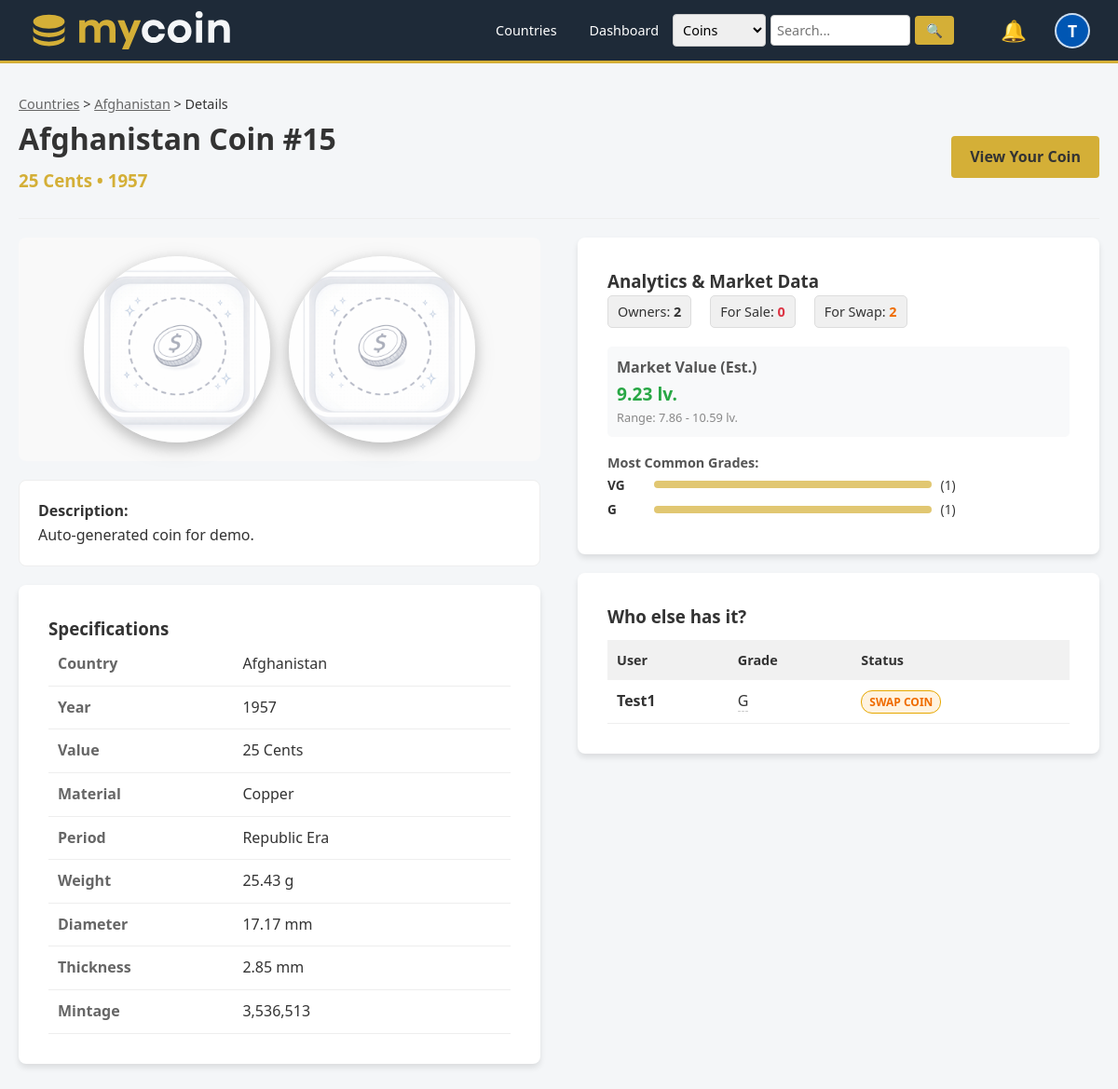
Screenshot of /catalog_coin.php?id=51 (signed in) with the database file from the repository.
### tables this page shows
CREATE TABLE IF NOT EXISTS users (
    id INT AUTO_INCREMENT PRIMARY KEY,
    username VARCHAR(50) NOT NULL UNIQUE,
    email VARCHAR(100) NOT NULL UNIQUE,
    password VARCHAR(255) NOT NULL,
    
    profile_image VARCHAR(255) DEFAULT NULL,
    bio TEXT DEFAULT NULL,
    location VARCHAR(100) DEFAULT NULL, 
    last_login TIMESTAMP NULL DEFAULT NULL,
    
    is_verified TINYINT(1) DEFAULT 0,
    role ENUM('user', 'admin') DEFAULT 'user',
    created_at TIMESTAMP DEFAULT CURRENT_TIMESTAMP
);

CREATE TABLE IF NOT EXISTS catalog_coins (
    id INT AUTO_INCREMENT PRIMARY KEY,
    country_id INT NOT NULL,
    title VARCHAR(255) NOT NULL, 
    denomination VARCHAR(50), 
    year INT,
    period VARCHAR(100),
    material VARCHAR(100),
    description TEXT,
    
    weight DECIMAL(10, 2) DEFAULT NULL,
    diameter DECIMAL(10, 2) DEFAULT NULL, 
    thickness DECIMAL(10, 2) DEFAULT NULL, 
    shape VARCHAR(50) DEFAULT 'Round',
    mintage INT DEFAULT NULL,
    
    catalog_image_front VARCHAR(255),
    catalog_image_back VARCHAR(255),
    
    created_by_user_id INT, 
    is_approved TINYINT(1) DEFAULT 0,
    
    created_at TIMESTAMP DEFAULT CURRENT_TIMESTAMP,
    FOREIGN KEY (country_id) REFERENCES countries(id),
    FOREIGN KEY (created_by_user_id) REFERENCES users(id)
);

CREATE TABLE IF NOT EXISTS countries (
    id INT AUTO_INCREMENT PRIMARY KEY,
    name VARCHAR(100) NOT NULL,
    iso_code_2 VARCHAR(2) NOT NULL,
    iso_code_3 VARCHAR(3) NOT NULL,
    continent ENUM('Africa', 'Antarctica', 'Asia', 'Europe', 'North America', 'Oceania', 'South America', 'Unknown') DEFAULT 'Unknown',
    flag_image VARCHAR(255) DEFAULT NULL,
    
    is_historical TINYINT(1) DEFAULT 0
);

CREATE TABLE IF NOT EXISTS user_coins (
    id INT AUTO_INCREMENT PRIMARY KEY,
    user_id INT NOT NULL,
    catalog_coin_id INT NOT NULL, 
    
    grade VARCHAR(50), 
    status ENUM('collection', 'swap', 'sell', 'wishlist') DEFAULT 'collection',
    
    price DECIMAL(10,2) DEFAULT 0.00,
    purchase_price DECIMAL(10,2) DEFAULT NULL, 
    purchase_date DATE DEFAULT NULL, 
    purchase_location VARCHAR(100) DEFAULT NULL,
    
    is_favorite TINYINT(1) DEFAULT 0,
    
    is_locked TINYINT(1) DEFAULT 0,
    
    private_notes TEXT,
    own_image_front VARCHAR(255),
    own_image_back VARCHAR(255),
    
    added_at TIMESTAMP DEFAULT CURRENT_TIMESTAMP,
    FOREIGN KEY (user_id) REFERENCES users(id) ON DELETE CASCADE,
    FOREIGN KEY (catalog_coin_id) REFERENCES catalog_coins(id) ON DELETE CASCADE
);

### catalog_coin.php (the view, shortened to what the rows shown need)
<?php
require 'config/db.php';
$coin_id = isset($_GET['id']) ? (int)$_GET['id'] : 0;
$user_id = isset($_SESSION['user_id']) ? $_SESSION['user_id'] : 0;
$stmt = $pdo->prepare("
    SELECT cc.*, c.name as country_name, c.flag_image, c.id as country_id
    FROM catalog_coins cc
    JOIN countries c ON cc.country_id = c.id
    WHERE cc.id = ? AND cc.is_approved = 1
");
$stmt->execute([$coin_id]);
$coin = $stmt->fetch();
$stmtUsers = $pdo->prepare("
    SELECT uc.id as user_coin_id, uc.grade, uc.status, uc.added_at, u.username, u.profile_image, u.id as owner_id
    FROM user_coins uc
    JOIN users u ON uc.user_id = u.id
    WHERE uc.catalog_coin_id = ? AND uc.user_id != ?
    ORDER BY FIELD(uc.status, 'sell', 'swap', 'collection') ASC, uc.added_at DESC
    LIMIT 10
");
$stmtUsers->execute([$coin_id, $user_id]);
$owners = $stmtUsers->fetchAll();
?>
<!DOCTYPE html>
<html lang="en">
<head>
    <link rel="stylesheet" href="assets/css/styles.css">
</head>
<body>
    <?php include 'includes/navbar.php'; ?>
    <div class="container">
        <p style="font-size: 0.9rem;">
            <a href="countries.php" style="color: #666;">Countries</a> &gt;
            <a href="country.php?id=<?php echo $coin['country_id']; ?>" style="color: #666;"><?php echo htmlspecialchars($coin['country_name']); ?></a> &gt;
            Details
        </p>
        <div class="coin-header">
            <div>
                <h1 style="margin: 0;"><?php echo htmlspecialchars($coin['title']); ?></h1>
                <h3 style="margin: 5px 0; color: var(--accent-color);"><?php echo htmlspecialchars($coin['denomination']); ?> • <?php echo $coin['year']; ?></h3>
            </div>
        </div>
        <div class="details-grid">
            <div>
                <div class="images-container">
                    <?php
                    $front = $coin['catalog_image_front'] ? $coin['catalog_image_front'] : 'assets/images/no-coin.png';
                    $back = $coin['catalog_image_back'] ? $coin['catalog_image_back'] : 'assets/images/no-coin.png';
                    ?>
                    <img src="<?php echo htmlspecialchars($front); ?>" class="coin-large-img" alt="Front">
                    <img src="<?php echo htmlspecialchars($back); ?>" class="coin-large-img" alt="Back">
                </div>
                <?php if ($coin['description']): ?>
                    <div style="margin-top: 20px; background: white; padding: 20px; border-radius: 8px; line-height: 1.6; border: 1px solid #eee;">
                        <strong>Description:</strong><br>
                        <?php echo nl2br(htmlspecialchars($coin['description'])); ?>
                    </div>
                <?php endif; ?>
                <div class="card" style="margin-top: 20px;">
                    <h3>Specifications</h3>
                    <table class="specs-table">
                        <tr>
                            <td class="specs-label">Country</td>
                            <td><?php echo htmlspecialchars($coin['country_name']); ?></td>
                        </tr>
                        <tr>
                            <td class="specs-label">Year</td>
                            <td><?php echo $coin['year']; ?></td>
                        </tr>
                        <tr>
                            <td class="specs-label">Value</td>
                            <td><?php echo htmlspecialchars($coin['denomination']); ?></td>
                        </tr>
                        <tr>
                            <td class="specs-label">Material</td>
                            <td><?php echo htmlspecialchars($coin['material'] ?? 'Unknown'); ?></td>
                        </tr>
                        <tr>
                            <td class="specs-label">Period</td>
                            <td><?php echo htmlspecialchars($coin['period'] ?? 'Unknown'); ?></td>
                        </tr>
                        <?php if (!empty($coin['weight'])): ?>
                            <tr>
                                <td class="specs-label">Weight</td>
                                <td><?php echo $coin['weight']; ?> g</td>
                            </tr>
                        <?php endif; ?>
                        <?php if (!empty($coin['diameter'])): ?>
                            <tr>
                                <td class="specs-label">Diameter</td>
                                <td><?php echo $coin['diameter']; ?> mm</td>
                            </tr>
                        <?php endif; ?>
                        <?php if (!empty($coin['thickness'])): ?>
                            <tr>
                                <td class="specs-label">Thickness</td>
                                <td><?php echo $coin['thickness']; ?> mm</td>
                            </tr>
                        <?php endif; ?>
                        <?php if (!empty($coin['mintage'])): ?>
                            <tr>
                                <td class="specs-label">Mintage</td>
                                <td><?php echo number_format($coin['mintage']); ?></td>
                            </tr>
                        <?php endif; ?>
                    </table>
                </div>
            </div>
            <div>
                <div class="card">
                    <?php if (count($owners) > 0): ?>
                        <table class="owners-list">
                            <thead>
                                <tr>
                                    <th>User</th>
                                    <th>Grade</th>
                                    <th>Status</th>
                                </tr>
                            </thead>
                            <tbody>
                                <?php foreach ($owners as $owner): ?>
                                    <tr>
                                        <td>
                                            <a href="view_profile.php?id=<?php echo $owner['owner_id']; ?>" style="text-decoration: none; color: #333; display: flex; align-items: center; gap: 8px;">
                                                <strong><?php echo htmlspecialchars($owner['username']); ?></strong>
                                            </a>
                                        </td>
                                        <td>
                                            <a href="grading_guide.php" title="View Grading Scale" style="color: inherit; text-decoration: none; border-bottom: 1px dashed #ccc; cursor: help;">
                                                <?php echo htmlspecialchars($owner['grade']); ?>
                                            </a>
                                        </td>
                                        <td>
                                            <?php
                                            $sClass = 'status-collection';
                                            if ($owner['status'] == 'swap') $sClass = 'status-swap';
                                            ?>
                                            <?php if ($owner['status'] == 'swap' && isset($_SESSION['user_id']) && $owner['owner_id'] != $_SESSION['user_id']): ?>
                                                <a href="swap_request.php?receiver_id=<?php echo $owner['owner_id']; ?>&wanted_coin_id=<?php echo $owner['user_coin_id']; ?>"
                                                    title="Start Trade" style="text-decoration: none;">
                                                    <span class="status-badge status-swap" style="cursor: pointer; border: 1px solid #e6a800;">
                                                        Swap Coin
                                                    </span>
                                                </a>
                                            <?php else: ?>
                                                <span class="status-badge <?php echo $sClass; ?>">
                                                    <?php echo ucfirst($owner['status']); ?>
                                                </span>
                                            <?php endif; ?>
                                        </td>
                                    </tr>
                                <?php endforeach; ?>
                            </tbody>
                        </table>
                    <?php else: ?>
                        <p style="color: #666; font-style: italic;">No one else has marked this coin public yet.</p>
                    <?php endif; ?>
                </div>
            </div>
        </div>
    </div>
</body>
</html>

### includes/navbar.php (shortened to what the rows shown need)
<nav class="navbar" style="padding: 10px 0; background-color: var(--primary-color);">
    <div style="width: 100%; padding: 0 30px; display: flex; justify-content: space-between; align-items: center; box-sizing: border-box;">
        <div class="nav-links" style="display: flex; align-items: center; gap: 15px;">
            <?php if (isset($_SESSION['user_id'])): ?>
                <?php
                    if (isset($pdo)) {
                        $stmtNav = $pdo->prepare("SELECT profile_image, username FROM users WHERE id = ?");
                        $stmtNav->execute([$_SESSION['user_id']]);
                        $navUser = $stmtNav->fetch();
                    } else {
                        $navUser = ['username' => $_SESSION['username'], 'profile_image' => null];
                    }
                    $avatarUrl = '';
                    $hasAvatar = false;
                    $initial = strtoupper(substr($navUser['username'], 0, 1));
                ?>
                <div class="user-menu" style="margin-left: 5px; position: relative; display: inline-block;">
                    <button class="settings-btn" style="background: none; border: none; padding: 0; cursor: pointer; display: flex; align-items: center;">
                        <?php if ($hasAvatar): ?>
                            <img src="<?php echo htmlspecialchars($avatarUrl); ?>" alt="Profile"
                                 style="width: 38px; height: 38px; border-radius: 50%; object-fit: cover; border: 2px solid rgba(255,255,255,0.8);">
                        <?php else: ?>
                            <div style="width: 38px; height: 38px; border-radius: 50%; background: #0056b3; color: white;
                                        display: flex; align-items: center; justify-content: center; font-weight: bold; font-size: 1.1rem;
                                        border: 2px solid rgba(255,255,255,0.8); text-transform: uppercase;">
                                <?php echo $initial; ?>
                            </div>
                        <?php endif; ?>
                    </button>
                </div>
            <?php endif; ?>
        </div>
    </div>
</nav>

### rows the page displays
users: username "T"
catalog_coins: country.name "Afghanistan", title "Afghanistan Coin #15", denomination "25 Cents", year "1957", description "Auto-generated coin for demo.", material "Copper", period "Republic Era", weight "25.43", diameter "17.17", thickness "2.85", mintage "3,536,513"
user_coins: user.username "Test1", grade "G"

### other values shown
$total_owners "2"
$for_sale "0"
$for_swap "2"
$market['avg_price'] "9.23"
$market['min_price'] "7.86"
$market['max_price'] "10.59"
$g['grade'] "VG"
$g['count'] "1"
$g['grade'] "G"
